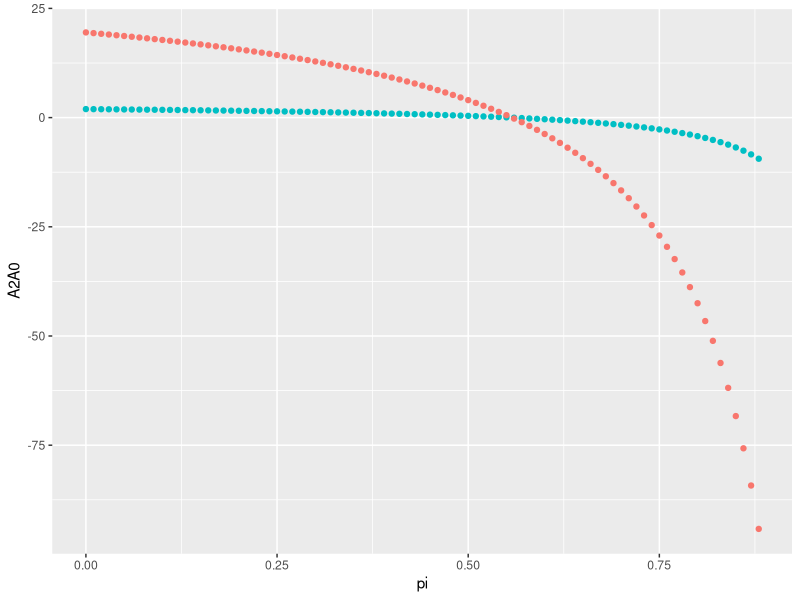
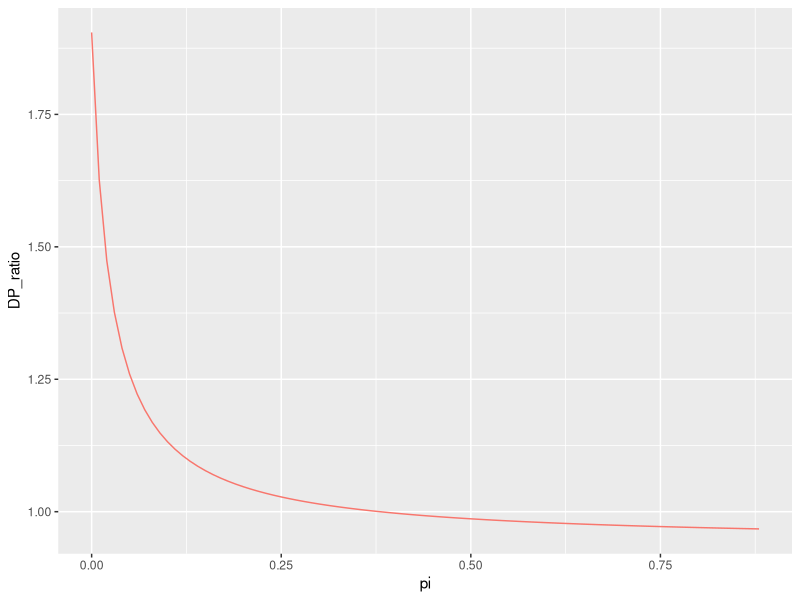

Write R code to recreate these figures, in order.
rm(list=ls())
library(ggplot2)
library(tidyr)
library(dplyr)
library(purrr)
library(gridExtra)
library(reshape2)

T0 = 0 # Value of an hectare of forest today
D1 = 20 # Value of Palm oil production in STATE 1 
A0 = 10 # Value of ecosystem services today
T1 = 25 # Value of an hectare of forest in STATE 1
A2 =  10 # Value of ecosystem services in STATE 2
delta = 0.05 # discount rate
pi = seq(0,1,0.01)  # probability of STATE 1

Develop = rep(T0 + (D1/delta),101) # present value of cutting the forest and planting palm oil today
Preserve = A0 + (pi*T1 + (1-pi)*A2)/(delta + pi) + (pi*D1)/(delta*(delta+pi)) # present value of waiting for next period to cut the forest
diff_DP = Develop-Preserve
DP_ratio = Develop/Preserve
option_value = (pi*T1 + (1-pi)*A2)/(delta + pi) + (pi*D1)/(delta*(delta+pi))
A2 = (Develop - A0 - ((pi*T1)/(delta + pi)) - (pi*D1)/(delta*(delta+pi)) )*((delta+pi)/(1-pi))
A2A0 = A2/A0

data = cbind.data.frame(pi, Develop,Preserve, diff_DP,DP_ratio, option_value, A2, A2A0) %>%
dplyr::filter( A2A0>=-10)


ggplot(data = data) + 
  geom_point(aes(x = pi, y =A2A0, color='red')) +
  geom_point(aes(x = pi, y =A2, color='blue')) +
  theme(legend.position="none")

ggplot(data = data) + 
  geom_line(aes(x = pi, y =DP_ratio, color='red')) +
  theme(legend.position="none")

r = (D1/A0) - (delta-pi)/(1-pi) - 1